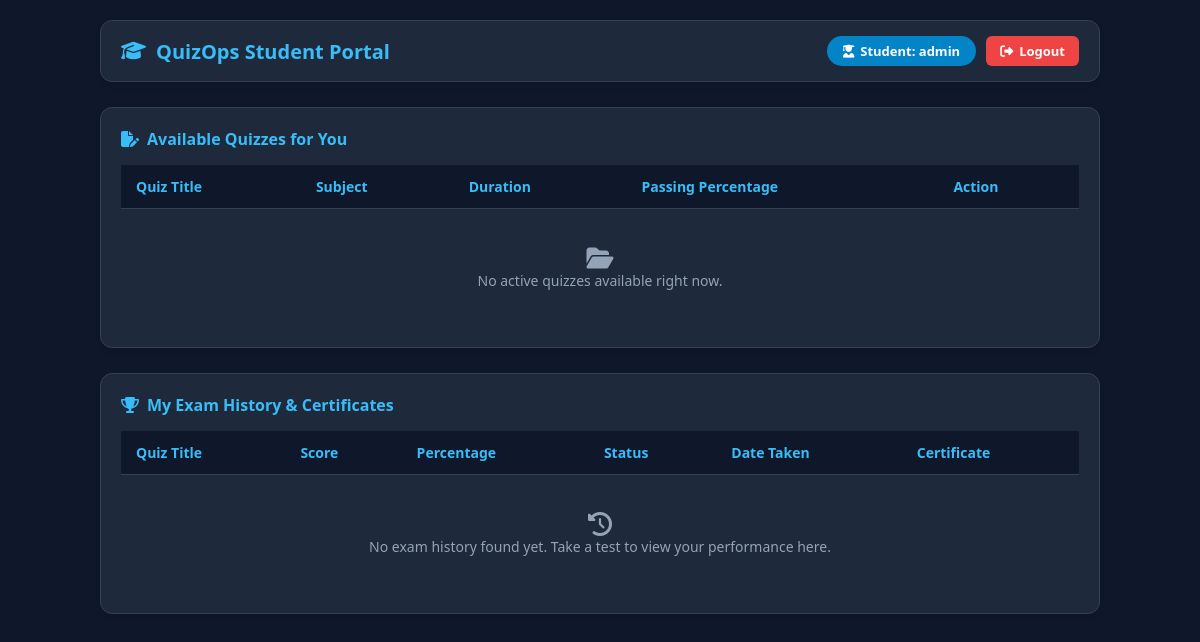
Before: /student/dashboard (signed in) with the older database file.
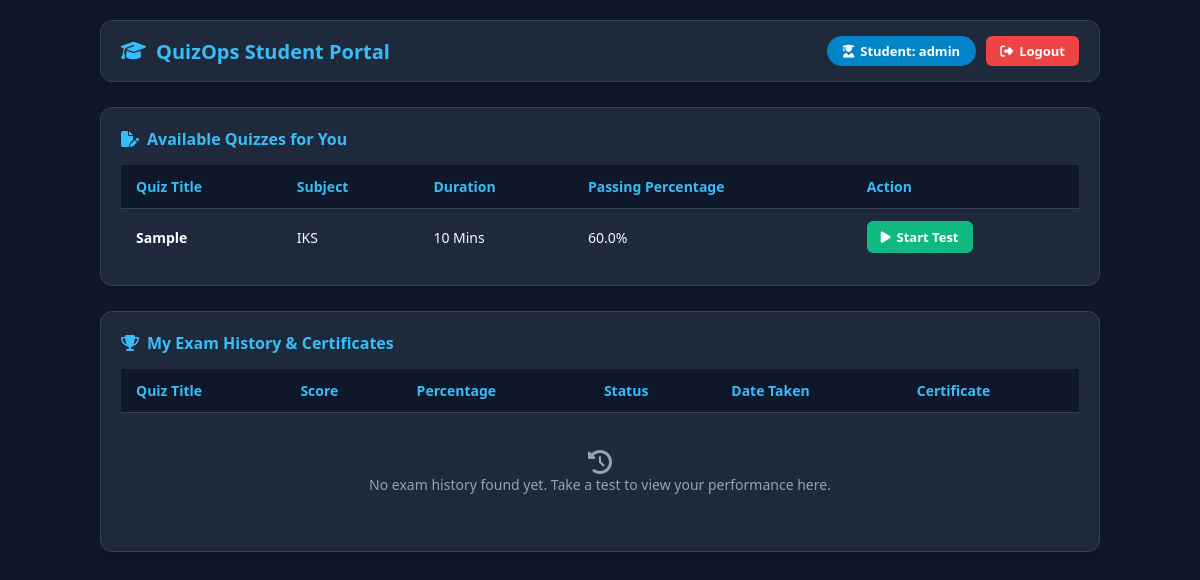
After: the same page with the newer database file.
### app.py (models this page shows)
class User(UserMixin, db.Model):
    id = db.Column(db.Integer, primary_key=True)
    username = db.Column(db.String(150), unique=True, nullable=False)
    email = db.Column(db.String(150), unique=True, nullable=False)
    password = db.Column(db.String(150), nullable=False)
    role = db.Column(db.String(50), nullable=False) # Student, Teacher, Admin

class Quiz(db.Model):
    id = db.Column(db.Integer, primary_key=True)
    title = db.Column(db.String(150), nullable=False)
    subject = db.Column(db.String(100), nullable=False)
    duration = db.Column(db.Integer, nullable=False) # In minutes
    pass_mark = db.Column(db.Float, nullable=False) # Passing Percentage
    teacher_id = db.Column(db.Integer, db.ForeignKey('user.id'), nullable=False)

### app.py (the view)
@app.route('/student/dashboard')
@login_required
def student_dashboard():
    quizzes = Quiz.query.all()
    results = Result.query.filter_by(user_id=current_user.id).all()
    return render_template('student_dashboard.html', quizzes=quizzes, results=results)

### app.py (called while the page is built)
@login_manager.user_loader
def load_user(user_id):
    return User.query.get(int(user_id))

### templates/student_dashboard.html (shortened to what this page needs)
<!DOCTYPE html>
<html lang="en">
<head>
    <link rel="stylesheet" href="https://cdnjs.cloudflare.com/ajax/libs/font-awesome/6.4.0/css/all.min.css">
</head>
<body>
    <div class="container">
        <div class="navbar-card">
            <h2><i class="fa-solid fa-graduation-cap"></i> QuizOps Student Portal</h2>
            <div class="user-info">
                <div class="user-badge">
                    <i class="fas fa-user-graduate"></i> Student: {{ current_user.username }}
                </div>
                <a href="{{ url_for('logout') }}" class="btn-logout">
                    <i class="fa-solid fa-right-from-bracket"></i> Logout
                </a>
            </div>
        </div>
        <div class="card">
            <div class="card-title"><i class="fa-solid fa-file-pen"></i> Available Quizzes for You</div>
            <div class="table-responsive">
                <table>
                    <thead>
                        <tr>
                            <th>Quiz Title</th>
                            <th>Subject</th>
                            <th>Duration</th>
                            <th>Passing Percentage</th>
                            <th>Action</th>
                        </tr>
                    </thead>
                    <tbody>
                        {% for quiz in quizzes %}
                        <tr>
                            <td style="font-weight: bold; color: #fff;">{{ quiz.title }}</td>
                            <td>{{ quiz.subject }}</td>
                            <td>{{ quiz.duration_minutes if quiz.duration_minutes else (quiz.duration if quiz.duration else 20) }} Mins</td>
                            <td>{{ quiz.passing_limit or quiz.passing_percentage or quiz.passing_marks or quiz.pass_mark or 80 }}%</td>
                            <td>
                                <a href="{{ url_for('take_quiz', quiz_id=quiz.id) }}" class="btn-start">
                                    <i class="fa-solid fa-play"></i> Start Test
                                </a>
                            </td>
                        </tr>
                        {% else %}
                        <tr>
                            <td colspan="5">
                                <div class="empty-state">
                                    <i class="fa-solid fa-folder-open" style="font-size: 24px;"></i><br>
                                    No active quizzes available right now.
                                </div>
                            </td>
                        </tr>
                        {% endfor %}
                    </tbody>
                </table>
            </div>
        </div>
        <div class="card">
            <div class="card-title"><i class="fa-solid fa-trophy"></i> My Exam History & Certificates</div>
            <div class="table-responsive">
                <table>
                    <thead>
                        <tr>
                            <th>Quiz Title</th>
                            <th>Score</th>
                            <th>Percentage</th>
                            <th>Status</th>
                            <th>Date Taken</th>
                            <th>Certificate</th>
                        </tr>
                    </thead>
                    <tbody>
                        {% for result in results %}
                        <tr>
                            <td style="font-weight: bold; color: #fff;">
                                {% if result.quiz and result.quiz.title %}
                                    {{ result.quiz.title }}
                                {% elif result.quiz_title %}
                                    {{ result.quiz_title }}
                                {% else %}
                                    Quiz Exam
                                {% endif %}
                            </td>
                            <td>{{ result.score }}</td>
                            <td>{{ "%.1f"|format(result.percentage) }}%</td>
                            <td>
                                {% if result.status == 'Passed' or result.percentage >= 80 %}
                                    <span style="color: #4ade80; font-weight: bold;">Passed</span>
                                {% else %}
                                    <span style="color: #f87171; font-weight: bold;">Failed</span>
                                {% endif %}
                            </td>
                            <td>{{ result.date_taken if result.date_taken else 'N/A' }}</td>
                            <td>
                                {% if result.status == 'Passed' or result.percentage >= 80 %}
                                    <a href="{{ url_for('download_certificate', result_id=result.id) }}" style="color: #38bdf8; font-weight: 600; text-decoration: none;">
                                        <i class="fa-solid fa-file-arrow-down"></i> Download
                                    </a>
                                {% else %}
                                    <span style="color: #64748b;">N/A</span>
                                {% endif %}
                            </td>
                        </tr>
                        {% else %}
                        <tr>
                            <td colspan="6">
                                <div class="empty-state">
                                    <i class="fa-solid fa-clock-rotate-left" style="font-size: 24px;"></i><br>
                                    No exam history found yet. Take a test to view your performance here.
                                </div>
                            </td>
                        </tr>
                        {% endfor %}
                    </tbody>
                </table>
            </div>
        </div>
    </div>
</body>
</html>

### templates/student_dashboard.html (style rules this page uses)
* { box-sizing: border-box; margin: 0; padding: 0; }
body { background-color: #0f172a; color: #f8fafc; font-family: 'Segoe UI', Tahoma, Geneva, Verdana, sans-serif; padding: 20px; }
.container { max-width: 1000px; margin: 0 auto; }
.navbar-card { background: #1e293b; border: 1px solid #334155; border-radius: 12px; padding: 15px 20px; margin-bottom: 25px; display: flex; justify-content: space-between; align-items: center; flex-wrap: wrap; gap: 10px; box-shadow: 0 4px 6px -1px rgba(0, 0, 0, 0.1); }
.navbar-card h2 { font-size: 20px; margin: 0; color: #38bdf8; display: flex; align-items: center; gap: 10px; }
.user-info { display: flex; align-items: center; gap: 10px; }
.user-badge { background: #0284c7; color: #ffffff; padding: 6px 16px; border-radius: 20px; font-size: 13px; font-weight: 600; display: flex; align-items: center; gap: 6px; }
.btn-logout { background: #ef4444; color: #fff; padding: 6px 14px; border-radius: 6px; text-decoration: none; font-size: 13px; font-weight: 600; display: flex; align-items: center; gap: 6px; }
.card { background: #1e293b; border: 1px solid #334155; border-radius: 12px; padding: 20px; margin-bottom: 25px; box-shadow: 0 4px 6px -1px rgba(0, 0, 0, 0.1); }
.card-title { font-size: 16px; font-weight: 700; color: #38bdf8; margin-bottom: 15px; display: flex; align-items: center; gap: 8px; }
.table-responsive { width: 100%; overflow-x: auto; -webkit-overflow-scrolling: touch; }
table { width: 100%; border-collapse: collapse; font-size: 14px; min-width: 600px; }
th, td { padding: 12px 15px; text-align: left; border-bottom: 1px solid #334155; white-space: nowrap; }
th { background: #0f172a; color: #38bdf8; font-weight: 600; }
tr:last-child td { border-bottom: none; }
.btn-start { background: #10b981; color: #fff; padding: 7px 14px; border-radius: 6px; text-decoration: none; font-weight: bold; font-size: 13px; display: inline-flex; align-items: center; gap: 6px; }
.empty-state { text-align: center; color: #94a3b8; padding: 25px 15px; }

Changed rows visible on the page:
added Quiz: title "Sample", subject "IKS", duration "10", pass_mark "60.0"
Other visible differences:
text no longer shown: "No active quizzes available right now."
